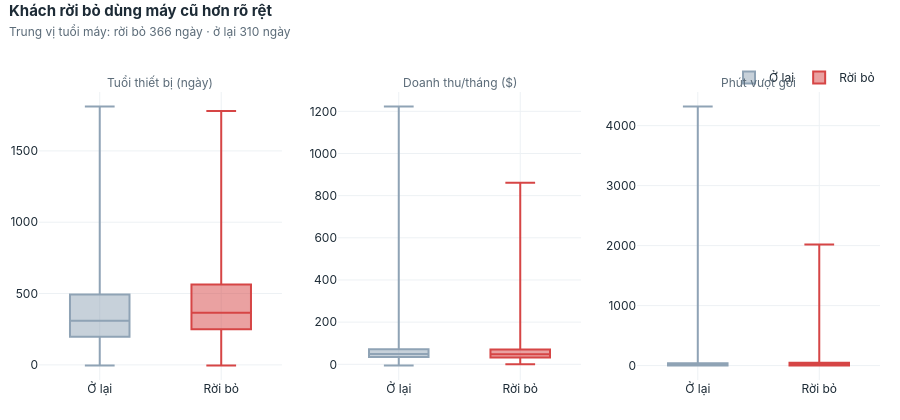

The notebook cell saved with this chart:
### Markdown cell above
### C04 — Outlier và độ phân tán ở các biến chính?

### Code cell
show("C04_box_plot")

### Figure 1 — Plotly figure (JSON) as saved in the notebook; plotly's stock layout.template omitted (floating-point values rounded to 4 significant figures; data arrays with more than 128 entries replaced by an {"elided": "..."} marker saying what was removed)
{"data": [{"boxpoints": false, "legendgroup": "Ở lại", "marker": {"color": "#8FA3B5"}, "name": "Ở lại", "showlegend": true, "type": "box", "xaxis": "x", "y": {"elided": "36336 float values"}, "yaxis": "y"}, {"boxpoints": false, "legendgroup": "Rời bỏ", "marker": {"color": "#D64545"}, "name": "Rời bỏ", "showlegend": true, "type": "box", "xaxis": "x", "y": {"elided": "14711 float values"}, "yaxis": "y"}, {"boxpoints": false, "legendgroup": "Ở lại", "marker": {"color": "#8FA3B5"}, "name": "Ở lại", "showlegend": false, "type": "box", "xaxis": "x2", "y": {"elided": "36336 float values"}, "yaxis": "y2"}, {"boxpoints": false, "legendgroup": "Rời bỏ", "marker": {"color": "#D64545"}, "name": "Rời bỏ", "showlegend": false, "type": "box", "xaxis": "x2", "y": {"elided": "14711 float values"}, "yaxis": "y2"}, {"boxpoints": false, "legendgroup": "Ở lại", "marker": {"color": "#8FA3B5"}, "name": "Ở lại", "showlegend": false, "type": "box", "xaxis": "x3", "y": {"elided": "36336 float values"}, "yaxis": "y3"}, {"boxpoints": false, "legendgroup": "Rời bỏ", "marker": {"color": "#D64545"}, "name": "Rời bỏ", "showlegend": false, "type": "box", "xaxis": "x3", "y": {"elided": "14711 float values"}, "yaxis": "y3"}], "layout": {"annotations": [{"font": {"color": "#5B6B78", "size": 12}, "showarrow": false, "text": "Tuổi thiết bị (ngày)", "x": 0.1444, "xanchor": "center", "xref": "paper", "y": 1.0, "yanchor": "bottom", "yref": "paper"}, {"font": {"color": "#5B6B78", "size": 12}, "showarrow": false, "text": "Doanh thu/tháng ($)", "x": 0.5, "xanchor": "center", "xref": "paper", "y": 1.0, "yanchor": "bottom", "yref": "paper"}, {"font": {"color": "#5B6B78", "size": 12}, "showarrow": false, "text": "Phút vượt gói", "x": 0.8556, "xanchor": "center", "xref": "paper", "y": 1.0, "yanchor": "bottom", "yref": "paper"}], "font": {"color": "#1D2B36", "family": "Inter, Segoe UI, Arial, sans-serif", "size": 12}, "height": 420, "hoverlabel": {"bgcolor": "white", "font": {"color": "#1D2B36", "family": "Inter, Segoe UI, Arial, sans-serif"}}, "legend": {"orientation": "h", "title": {}, "x": 1, "xanchor": "right", "y": 1.0, "yanchor": "bottom"}, "margin": {"b": 40, "l": 10, "r": 20, "t": 92}, "paper_bgcolor": "white", "plot_bgcolor": "white", "separators": ",.", "title": {"font": {"color": "#1D2B36", "size": 15}, "pad": {"t": 8}, "text": "<b>Khách rời bỏ dùng máy cũ hơn rõ rệt</b><br><span style='font-size:12px;color:#5B6B78'>Trung vị tuổi máy: rời bỏ 366 ngày · ở lại 310 ngày</span>", "x": 0.01, "xanchor": "left", "y": 0.98, "yanchor": "top"}, "xaxis": {"anchor": "y", "automargin": true, "domain": [0.0, 0.2889], "gridcolor": "#EDF1F4", "title": {"font": {"color": "#5B6B78"}}, "zeroline": false}, "xaxis2": {"anchor": "y2", "automargin": true, "domain": [0.3556, 0.6444], "gridcolor": "#EDF1F4", "title": {"font": {"color": "#5B6B78"}}, "zeroline": false}, "xaxis3": {"anchor": "y3", "automargin": true, "domain": [0.7111, 1.0], "gridcolor": "#EDF1F4", "title": {"font": {"color": "#5B6B78"}}, "zeroline": false}, "yaxis": {"anchor": "x", "automargin": true, "domain": [0.0, 1.0], "gridcolor": "#EDF1F4", "title": {"font": {"color": "#5B6B78"}}, "zeroline": false}, "yaxis2": {"anchor": "x2", "automargin": true, "domain": [0.0, 1.0], "gridcolor": "#EDF1F4", "title": {"font": {"color": "#5B6B78"}}, "zeroline": false}, "yaxis3": {"anchor": "x3", "automargin": true, "domain": [0.0, 1.0], "gridcolor": "#EDF1F4", "title": {"font": {"color": "#5B6B78"}}, "zeroline": false}}}
